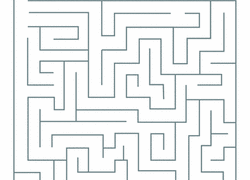
#> input picture easy.png, 250 x 180 px
$ python main.py
#> lines starting #> are read from the running program, lines starting #| are printed output that depends on the picture; after the words box and inside, x2 and y2 are one past the last pixel; in counts of white or black regions, pixels touching at a corner belong together
### point.py

#class to repersent a single point
class Point(object):

    #constructor
    def __init__(self,x=0,y=0):
        self.x = x
        self.y = y

    #overload add function so that it adds the individual
    #components of the point
    def __add__(self,o):
        return Point(self.x + o.x, self.y+o.y)

    #overload equal operation
    #make sure the individual compnonets are equal
    def __eq__(self,o):
        return ((self.x == o.x) and (self.y == o.y))

### main.py
import cv2
import numpy as np
import threading
import colorsys
from point import *

#this defines the entry point and exit point of the maze
startPoint = Point()
endPoint = Point()
#this defines the number of points we have registered
numPoints = 0

rw = 2


#this array holds points pretatining to each 4 cardinal direction
             #UP           #DOWN       #LEFT        #RIGHT
directions = [Point(0,-1), Point(0,1), Point(-1,0), Point(1,0) ]


# [18 lines left out: function handleMouseEvent, not called in this run]


def draw():
    global img
    #draw the image
    cv2.imshow("maze", img)
    #attach the handleMouse function to the callback
    cv2.setMouseCallback('maze', handleMouseEvent)

    #update the image every millisecond
    while True:
        cv2.imshow("maze", img)
        cv2.waitKey(1)


# [71 lines left out: function BFS, not called in this run]


#prompt for the maze path
text = input("type in path to a maze or name of a provided maze: ")
#> the answer given: easy.png
#read the image as grayscale
img = cv2.imread(text, cv2.IMREAD_GRAYSCALE)
#> img: shape (180, 250); min 115, max 254, mean 240.8

#use the thresholding fuction to make the image from grayscale
#to strictly black and white
_, img = cv2.threshold(img, 120, 255, cv2.THRESH_BINARY)
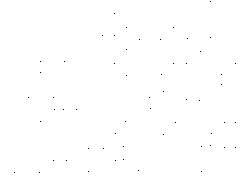
#> img: shape (180, 250); 99.9% white; black in thin lines or dots, all inside (x1, y1, x2, y2) = (14, 1, 236, 173)
#convert back to BGR
img = cv2.cvtColor(img, cv2.COLOR_GRAY2BGR)

#get the x,y dimensions
h,w = img.shape[:2]
#> h = 180; w = 250

#prompt
print("set entry and exit points on the maze: ")

#create a seperate thread for the drawing function
thread = threading.Thread(target = draw, args=())
thread.daemon = True
thread.start()

#> (the run stopped early here; a loop or call above may not have finished)
